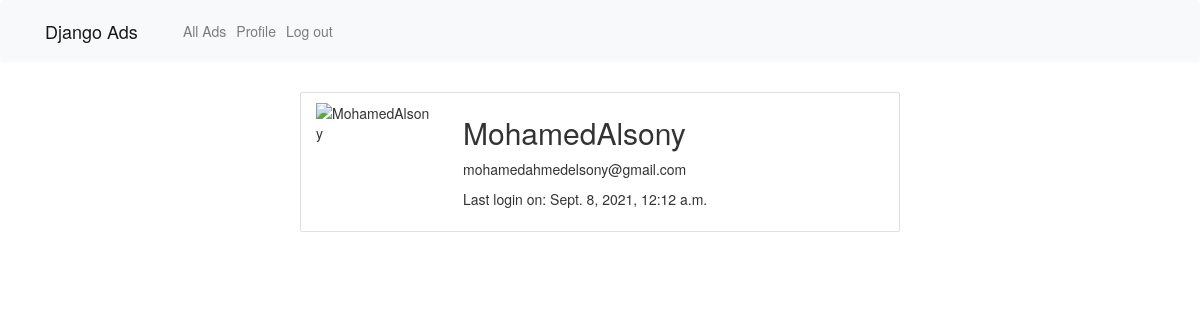
/users/profile/MohamedAlsony/ (signed in), run on an earlier commit of the app's database.
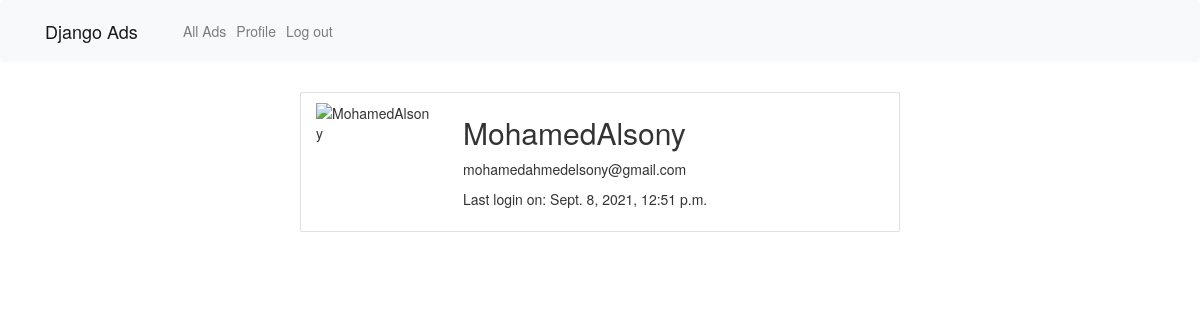
And on a later commit of the database.
### users/models.py (models this page shows)
class User(AbstractUser):
    email = models.EmailField('email address', unique=True)
    USERNAME_FIELD = 'email'
    REQUIRED_FIELDS = ["username"]

### users/views.py (the view)
# urls.py: path('profile/<username>/', profile, name='profile'),
@login_required
def profile(request, username):
    user = get_object_or_404(User, username=username)
    profile = get_object_or_404(Profile, user=user)
    return render(request, 'users/profile.html', {'profile': profile, 'user': user})

### home/context_processors.py (called while the page is built)
def settings(request):
    return {
        'settings': django_settings,
    }

### users/templates/users/profile.html (shortened to what this page needs)
{% extends 'base.html' %}
{% load static %}
{% block content %}
<div class="container-fluid mt-5">
  <div class="row">
    <div class="card col-lg-6 offset-lg-3 mb-3">
      <div class="row">
        {% if user.profile.image %}
        <img class="card-img-top col-sm-3 col-4 my-3" src="{{ profile.image.url }}" alt="{{ user.username }}">
        {% else %}
        <img class="card-img-top col-sm-3 col-4 my-3" src="{% static 'img/avatar.svg' %}" alt="{{ user.username }}">
        {% endif %}
        <div class="card-body col-9">
          <h2 class="card-title my-3">{{ user.username }}</h2>
          <p class="card-text">{{ user.email }}</p>
          <p>Last login on: {{ user.last_login }}</p>
        </div>
      </div>
    </div>
  </div>
</div>
{% endblock %}

What changed in the data, as far as the page shows it:
changed User "MohamedAlsony": last_login "Sept. 8, 2021, 12:12 a.m." → "Sept. 8, 2021, 12:51 p.m."
